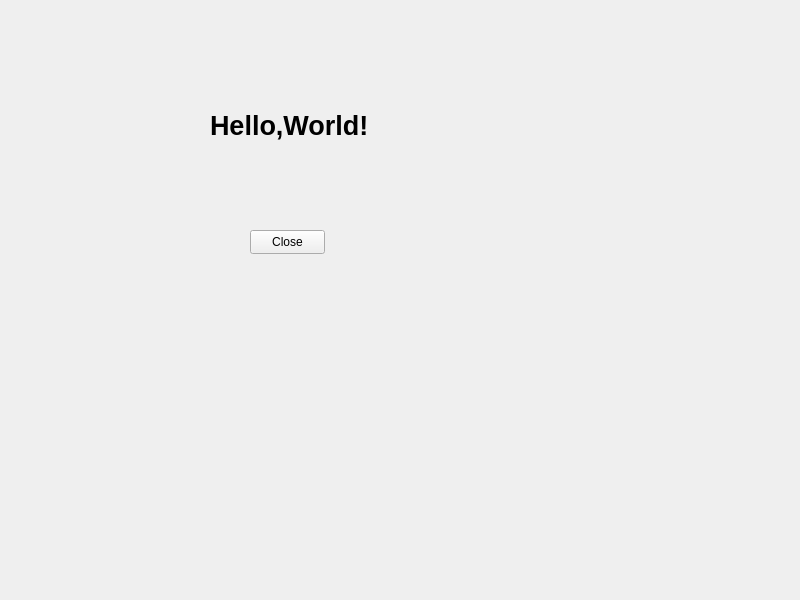
<?xml version="1.0" encoding="UTF-8"?>
<ui version="4.0">
 <class>Widget</class>
 <widget class="QWidget" name="Widget">
  <property name="geometry">
   <rect>
    <x>0</x>
    <y>0</y>
    <width>800</width>
    <height>600</height>
   </rect>
  </property>
  <property name="windowTitle">
   <string>Widget</string>
  </property>
  <widget class="QPushButton" name="btnClose">
   <property name="geometry">
    <rect>
     <x>250</x>
     <y>230</y>
     <width>75</width>
     <height>24</height>
    </rect>
   </property>
   <property name="text">
    <string>Close</string>
   </property>
  </widget>
  <widget class="QLabel" name="LabelDemo">
   <property name="geometry">
    <rect>
     <x>210</x>
     <y>90</y>
     <width>281</width>
     <height>71</height>
    </rect>
   </property>
   <property name="font">
    <font>
     <pointsize>20</pointsize>
     <bold>true</bold>
    </font>
   </property>
   <property name="text">
    <string>Hello,World!</string>
   </property>
  </widget>
 </widget>
 <resources/>
 <connections>
  <connection>
   <sender>btnClose</sender>
   <signal>clicked()</signal>
   <receiver>Widget</receiver>
   <slot>close()</slot>
   <hints>
    <hint type="sourcelabel">
     <x>287</x>
     <y>242</y>
    </hint>
    <hint type="destinationlabel">
     <x>399</x>
     <y>300</y>
    </hint>
   </hints>
  </connection>
 </connections>
</ui>
